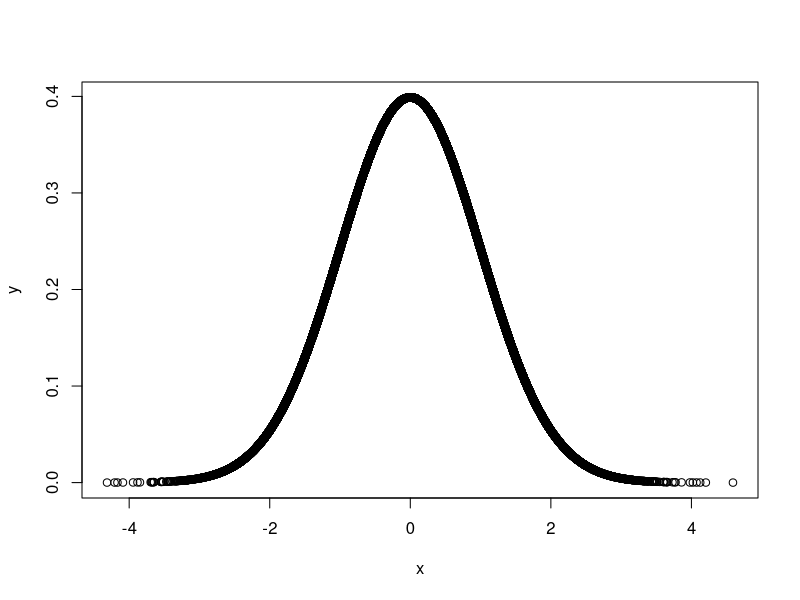
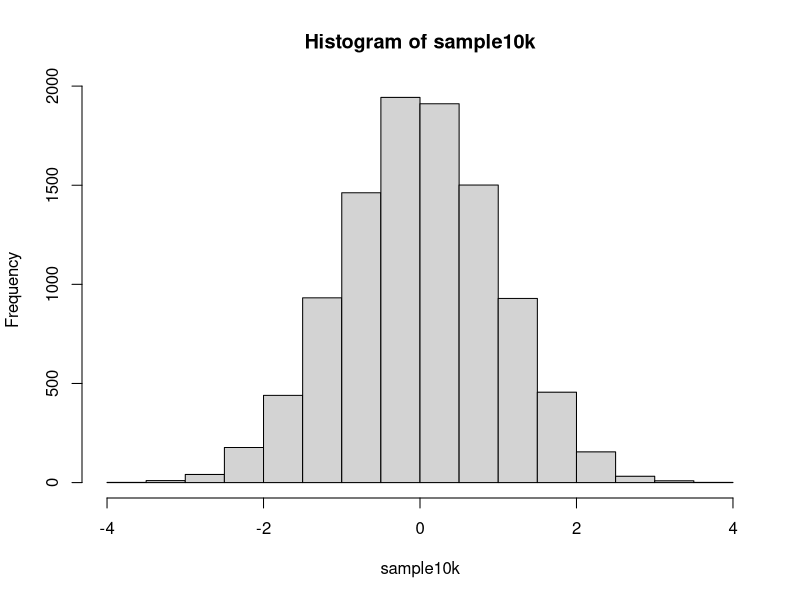

Recreate these plots in R, in order.
## ---- chunk 1
blood_preassure_m = c(112,128,108,129,125,153,155,132,137)
length(blood_preassure_m)
sum(blood_preassure_m)
blood_mean = mean(blood_preassure_m)
blood_mean

sum(blood_preassure_m^2)
var(blood_preassure_m)
blood_sd = sd(blood_preassure_m)
blood_sd

#Coefficient of variation.
blood_sd / blood_mean 

## ---- chunk 2
norm_sample = rnorm(100, 1000, 200)
norm_sample[40:50]

diced = seq(1, 6)
sample(diced, 100, replace = TRUE)
## ---- chunk 3
pnorm(q= 0, mean = 0, sd = 1)

p_le_0 = pnorm(q= 0, mean = 0, sd = 1)
p_gt_0 = 1-p_le_0
p_lt_3 = pnorm(q=3, mean=0, sd=1)
p_gt0_lt3 = p_gt_0 * p_lt_3
p_gt0_lt3

p_gt_5 = 1 - pnorm(q=5, mean=0, sd=1)
p_gt_5

p_gt_10 = 1 - pnorm(q=10, mean=0, sd=1)
p_gt_10
## ---- chunk 4
x = rnorm(10^5, 0, 1)
y = dnorm(x, 0, 1)
plot(x, y)

sample10k = sample(x, 10^4)
hist(sample10k)

# To make the Y axis comparable, we need to replace the frequencies in the histogram with the probabilities.
